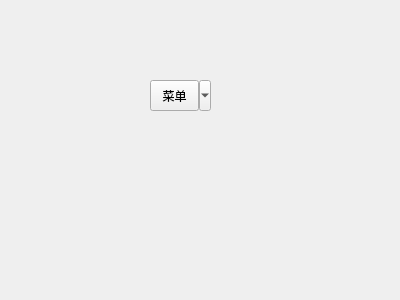
<?xml version="1.0" encoding="UTF-8"?>
<ui version="4.0">
 <class>Form</class>
 <widget class="QWidget" name="Form">
  <property name="geometry">
   <rect>
    <x>0</x>
    <y>0</y>
    <width>400</width>
    <height>300</height>
   </rect>
  </property>
  <property name="windowTitle">
   <string>Form</string>
  </property>
  <widget class="QToolButton" name="toolButton">
   <property name="geometry">
    <rect>
     <x>150</x>
     <y>80</y>
     <width>61</width>
     <height>31</height>
    </rect>
   </property>
   <property name="text">
    <string>菜单</string>
   </property>
   <property name="icon">
    <iconset>
     <normaloff>C:/Users/java1234/Desktop/tool.png</normaloff>C:/Users/java1234/Desktop/tool.png</iconset>
   </property>
   <property name="popupMode">
    <enum>QToolButton::MenuButtonPopup</enum>
   </property>
   <property name="toolButtonStyle">
    <enum>Qt::ToolButtonIconOnly</enum>
   </property>
   <property name="autoRaise">
    <bool>false</bool>
   </property>
   <property name="arrowType">
    <enum>Qt::NoArrow</enum>
   </property>
  </widget>
 </widget>
 <resources/>
 <connections/>
</ui>
